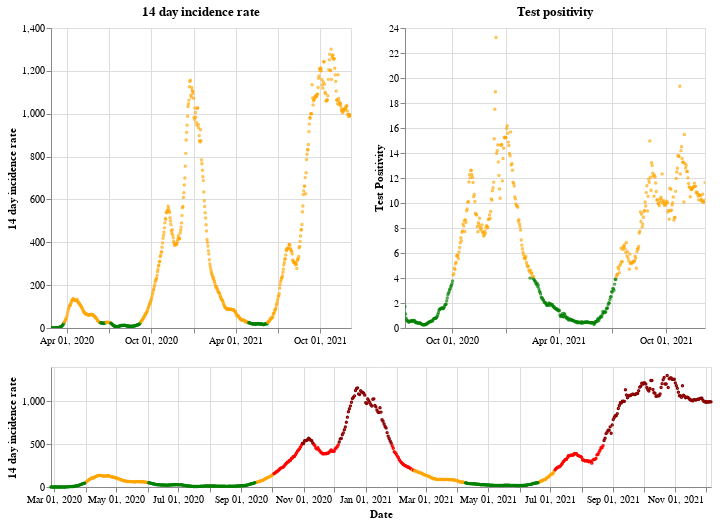

This figure's notebook cell:
### Markdown cell above
## Wales

### Code cell
plot_traffic_light('Wales')

### Figure 1 — Vega-Lite specification as saved in the notebook (floating-point values rounded to 4 significant figures; data arrays with more than 128 entries replaced by an {"elided": "..."} marker saying what was removed)
{"config": {"view": {"continuousWidth": 400, "continuousHeight": 300}}, "vconcat": [{"hconcat": [{"mark": {"type": "point", "size": 2}, "encoding": {"color": {"condition": {"value": "green", "test": "(datum.twoWeeklyCasesRate <= 25)"}, "value": "orange"}, "tooltip": [{"type": "nominal", "field": "areaName"}, {"type": "temporal", "field": "date"}, {"type": "quantitative", "field": "twoWeeklyCasesRate"}, {"type": "quantitative", "field": "testPositivity"}], "x": {"type": "temporal", "axis": {"title": ""}, "field": "date", "scale": {"domain": {"selection": "DateBrush"}}, "timeUnit": "yearmonthdate"}, "y": {"type": "quantitative", "axis": {"title": "14 day incidence rate"}, "field": "twoWeeklyCasesRate"}}, "title": "14 day incidence rate", "width": 300}, {"mark": {"type": "point", "size": 2}, "encoding": {"color": {"condition": {"value": "green", "test": "(datum.testPositivity <= 4)"}, "value": "orange"}, "tooltip": [{"type": "nominal", "field": "areaName"}, {"type": "temporal", "field": "date"}, {"type": "quantitative", "field": "twoWeeklyCasesRate"}, {"type": "quantitative", "field": "testPositivity"}], "x": {"type": "temporal", "axis": {"title": ""}, "field": "date", "scale": {"domain": {"selection": "DateBrush"}}, "timeUnit": "yearmonthdate"}, "y": {"type": "quantitative", "axis": {"title": "Test Positivity"}, "field": "testPositivity"}}, "title": "Test positivity", "width": 300}]}, {"layer": [{"mark": {"type": "point", "size": 2}, "encoding": {"color": {"condition": {"value": "orange", "test": "(((datum.testPositivity < 4) && (datum.twoWeeklyCasesRate >= 50)) && (datum.twoWeeklyCasesRate < 200))"}, "value": "red"}, "opacity": {"condition": {"value": 1, "test": "((datum.twoWeeklyCasesRate >= 50) && (datum.twoWeeklyCasesRate < 500))"}, "value": 0}, "tooltip": [{"type": "nominal", "field": "areaName"}, {"type": "temporal", "field": "date"}, {"type": "quantitative", "field": "twoWeeklyCasesRate"}, {"type": "quantitative", "field": "testPositivity"}], "x": {"type": "temporal", "axis": {"title": "Date"}, "field": "date", "timeUnit": "yearmonthdate"}, "y": {"type": "quantitative", "axis": {"title": "14 day incidence rate"}, "field": "twoWeeklyCasesRate"}}, "selection": {"DateBrush": {"type": "interval", "encodings": ["x"], "fields": ["Time"]}}}, {"mark": {"type": "point", "size": 2}, "encoding": {"color": {"value": "darkred"}, "opacity": {"condition": {"value": 1, "test": "(datum.twoWeeklyCasesRate >= 500)"}, "value": 0}, "tooltip": [{"type": "nominal", "field": "areaName"}, {"type": "temporal", "field": "date"}, {"type": "quantitative", "field": "twoWeeklyCasesRate"}, {"type": "quantitative", "field": "testPositivity"}], "x": {"type": "temporal", "axis": {"title": "Date"}, "field": "date", "timeUnit": "yearmonthdate"}, "y": {"type": "quantitative", "axis": {"title": "14 day incidence rate"}, "field": "twoWeeklyCasesRate"}}}, {"mark": {"type": "point", "size": 2}, "encoding": {"color": {"condition": {"value": "green", "test": "((datum.testPositivity < 4) && (datum.twoWeeklyCasesRate < 50))"}, "value": "orange"}, "opacity": {"condition": {"value": 1, "test": "(datum.twoWeeklyCasesRate < 50)"}, "value": 0}, "tooltip": [{"type": "nominal", "field": "areaName"}, {"type": "temporal", "field": "date"}, {"type": "quantitative", "field": "twoWeeklyCasesRate"}, {"type": "quantitative", "field": "testPositivity"}], "x": {"type": "temporal", "axis": {"title": "Date"}, "field": "date", "timeUnit": "yearmonthdate"}, "y": {"type": "quantitative", "axis": {"title": "14 day incidence rate"}, "field": "twoWeeklyCasesRate"}}}], "height": 120, "width": 660}], "data": {"name": "data-cf36c08699d4cb29ed635433d5e95598"}, "$schema": "https://vega.github.io/schema/vega-lite/v4.8.1.json", "datasets": {"data-cf36c08699d4cb29ed635433d5e95598": {"elided": "649 records"}}}
